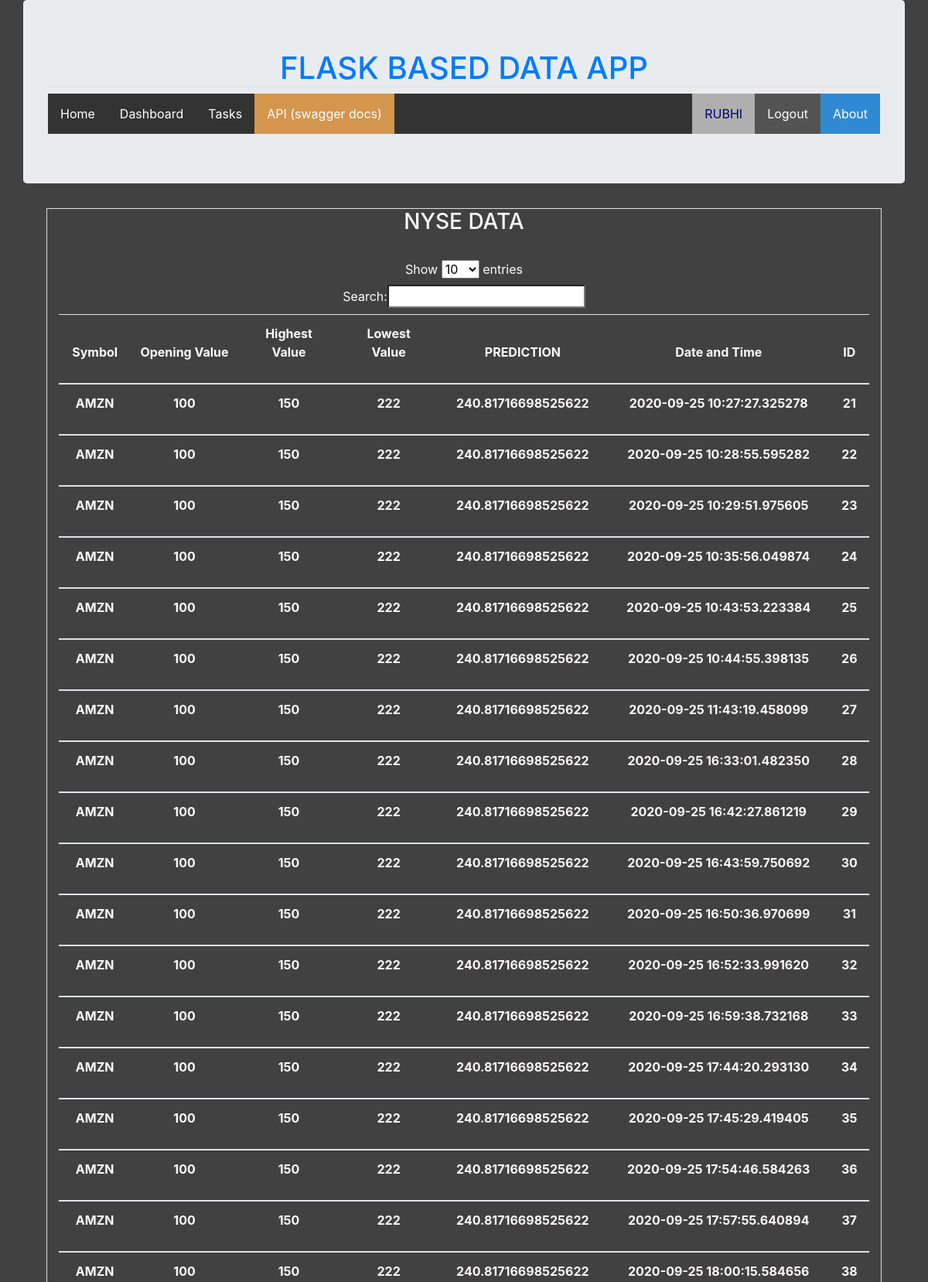
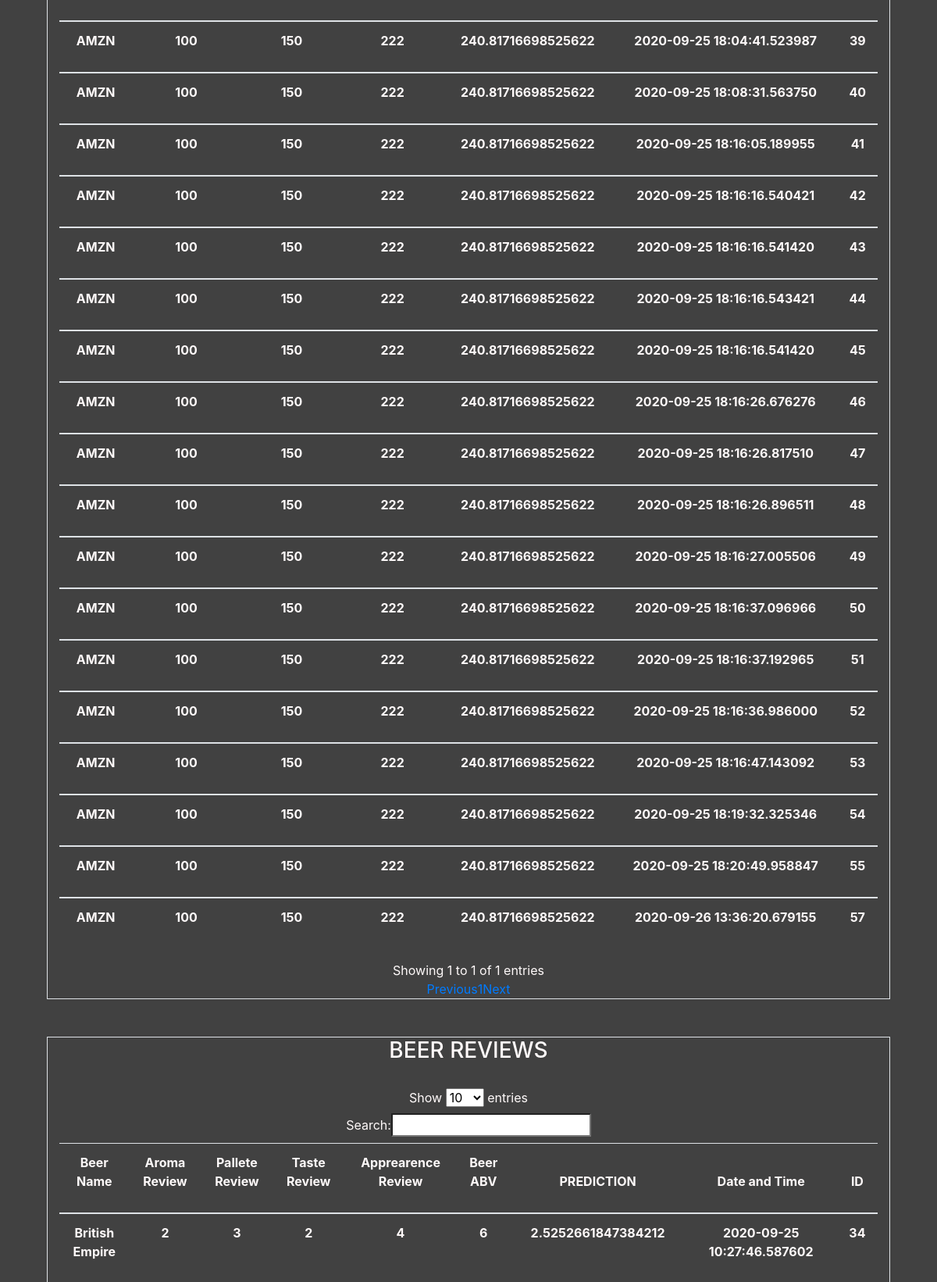
/dashboard (signed in, upper part), run on the app's committed database (2 pictures, top to bottom).
### dataapp/models.py (models this page shows, shortened)
class users(db.Model, UserMixin):
    id = db.Column("id", db.Integer, primary_key = True)
    name = db.Column(db.String(100), unique = True, nullable = False)
    email = db.Column(db.String(100), unique = True, nullable = False)
    password = db.Column(db.String(100))
    new_york = db.relationship("new_york", backref = "user_name", lazy = True)
    beers = db.relationship("beer_review", lazy = True)

class new_york(db.Model):
    id = db.Column("id", db.Integer, primary_key = True)
    company_symbol = db.Column(db.String(100), unique = False, nullable = False)
    open_val = db.Column(db.Integer)
    high_val = db.Column(db.Integer)
    low_val = db.Column(db.Integer)
    close_prediction = db.Column(db.Integer, default = 0)
    date_time = db.Column(db.DateTime, nullable=False, default=datetime.utcnow)
    user_id = db.Column(db.Integer, db.ForeignKey("users.id"), nullable = False)

class beer_review(db.Model):
    id = db.Column("id", db.Integer, primary_key = True)
    beer_name = db.Column(db.String(100), unique = False, nullable = False)
    review_aroma = db.Column(db.Integer)
    review_pallete = db.Column(db.Integer)
    review_taste = db.Column(db.Integer)
    review_appearance = db.Column(db.Integer)
    beer_abv = db.Column(db.Integer)
    prediction_review = db.Column(db.Integer, default = 0)
    date_time = db.Column(db.DateTime, nullable=False, default=datetime.utcnow)
    user_id = db.Column(db.Integer, db.ForeignKey("users.id"), nullable = False)

### dataapp/main/routes.py (the view)
@main.route('/dashboard', methods=["POST", "GET"])
@login_required
def dashboard():
    user = users.query.get(current_user.id)
    nyse = user.new_york
    beers = beer_review.query.filter_by(user_id=current_user.id).all()
    if not nyse and not beers:
        flash("No predictions done yet.", 'danger')
    return render_template("dashboard.html", post = nyse, beers = beers)

### dataapp/models.py (called while the page is built)
@login_manager.user_loader
def load_user(user_id):
    return users.query.get(int(user_id))

### dataapp/templates/dashboard.html (shortened to what this page needs)
{% extends "layout.html" %}
{% block content %}
    <div class = "container-fluid" style="color: snow;">
        {% if post %}
            <div class="container border" style="border: 3px;">
                <h3 style="border: 1px;">NYSE DATA</h3>
                <br>
                <table class="table table-hove" id = "nyse_table">
                    <thead>
                        <tr>
                            <th><p align="center">Symbol</p></th>
                            <th><p align="center">Opening Value</p></th>
                            <th><p align="center">Highest Value</p></th>
                            <th><p align="center">Lowest Value</p></th>
                            <th><p align="center">PREDICTION</p></th>
                            <th><p align="center">Date and Time</p></th>
                            <th><p align="center">ID</p></th>
                        </tr>
                    </thead>
                    {% for predict in post %}
                        <tbody>
                            <tr>
                                <th><p align="center">{{predict.company_symbol}}</p></th>
                                <th><p align="center">{{predict.open_val}}</p></th>
                                <th><p align="center">{{predict.high_val}}</p></th>
                                <th><p align="center">{{predict.low_val}}</p></th>
                                <th><p align="center">{{predict.close_prediction}}</p></th>
                                <th><p align="center">{{predict.date_time}}</p></th>
                                <th><p align="center">{{predict.id}}</p></th>
                            </tr>
                        </tbody>
                    {% endfor %}
                </table>
            </div>
        {% endif %}
        <br>
        <br>
        {% if beers %}
            <div class="container border">
                <h3>BEER REVIEWS</h3>
                <br>
                <table class="table table-hove" id = "beers_table">
                    <thead>
                        <tr>
                            <th><p align="center">Beer Name</p></th>
                            <th><p align="center">Aroma Review</p></th>
                            <th><p align="center">Pallete Review</p></th>
                            <th><p align="center">Taste Review</p></th>
                            <th><p align="center">Apprearence Review</p></th>
                            <th><p align="center">Beer ABV</p></th>
                            <th><p align="center">PREDICTION</p></th>
                            <th><p align="center">Date and Time</p></th>
                            <th><p align="center">ID</p></th>
                        </tr>
                    </thead>
                    {% for beer in beers %}
                        <tbody>
                            <tr>
                                <th><p align="center">{{beer.beer_name}}</p></th>
                                <th><p align="center">{{beer.review_aroma}}</p></th>
                                <th><p align="center">{{beer.review_pallete}}</p></th>
                                <th><p align="center">{{beer.review_taste}}</p></th>
                                <th><p align="center">{{beer.review_appearance}}</p></th>
                                <th><p align="center">{{beer.beer_abv}}</p></th>
                                <th><p align="center">{{beer.prediction_review}}</p></th>
                                <th><p align="center">{{beer.date_time}}</p></th>
                                <th><p align="center">{{beer.id}}</p></th>
                            </tr>
                        </tbody>
                    {% endfor %}
                </table>
            </div>
        {% endif %}
    </div>
{% endblock content %}

### dataapp/templates/layout.html (shortened to what this page needs)
<!DOCTYPE html>
<html>
<head>
    <link rel="stylesheet" href="https://maxcdn.bootstrapcdn.com/bootstrap/4.0.0/css/bootstrap.min.css">
    <link rel="stylesheet" type="text/css" href="{{ url_for('static', filename='style.css') }}">
</head>
<body style="background-color: rgb(65, 65, 65);">
    <div class="container jumbotron"  align="center">
        <h1 class = "border-bottom" style="color: rgb(65, 65, 65);"><a href="{{ url_for('main.home') }}">FLASK BASED DATA APP</a></h1>
        <ul>
            <li><a href="{{ url_for('main.home') }}">Home</a></li>
            <li><a href="{{ url_for('main.dashboard') }}">Dashboard</a></li>
            <li><a href="{{ url_for('predict.tasks_page') }}">Tasks</a></li>
            <li><a href="/api/doc" style="background-color: rgb(212, 149, 77)">API (swagger docs)</a></li>
            <li style="float:right"><a class="active" style="background-color: rgb(48, 138, 211)" href="{{ url_for('main.about') }}">About</a></li>
            {% if current_user.is_authenticated %}
                <li style="float:right"><a class="active" style="background-color: rgba(116, 114, 114, 0.514);" href="{{ url_for('account.logout') }}">Logout</a></li>
                <li style="float:right"><a class="active" style="background-color: rgb(175, 175, 175); color: navy;" href="#">{{current_user.name}}</a></li>
            {% else %}
            <li style="float:right"><a class="active" style="background-color: rgb(48, 138, 211)" href="{{ url_for('account.login') }}">Login</a></li>
            <li style="float:right"><a class="active" style="background-color: rgb(48, 138, 211)" href="{{ url_for('account.register') }}">Register</a></li>
            {% endif %}
        </ul>
    </div>
    <div class="container" align='center'>
        {% block content %}{% endblock %}
    </div>
</body>
</html>

### dataapp/static/style.css (style rules this page uses)
ul { list-style-type: none; margin: 0; padding: 0; overflow: hidden; background-color: #333; }
li { float: left; }
li a { display: block; color: white; text-align: center; padding: 14px 16px; text-decoration: none; }
.active { background-color: #3e92ca; }
body { background-image: url("https://i.pinimg.com/originals/62/da/98/62da98a3844145e89cd5aaf257d66eea.png"); background-repeat: no-repeat; background-attachment: fixed; background-size: 100% 100%; }

### data on the page
users: name "RUBHI"
new_york: company_symbol "AMZN", open_val "100", high_val "150", low_val "222", close_prediction "240.81716698525622", date_time "2020-09-25 10:27:27.325278", id "21"
new_york: company_symbol "AMZN", open_val "100", high_val "150", low_val "222", close_prediction "240.81716698525622", date_time "2020-09-25 10:28:55.595282", id "22"
new_york: company_symbol "AMZN", open_val "100", high_val "150", low_val "222", close_prediction "240.81716698525622", date_time "2020-09-25 10:29:51.975605", id "23"
new_york: company_symbol "AMZN", open_val "100", high_val "150", low_val "222", close_prediction "240.81716698525622", date_time "2020-09-25 10:35:56.049874", id "24"
new_york: company_symbol "AMZN", open_val "100", high_val "150", low_val "222", close_prediction "240.81716698525622", date_time "2020-09-25 10:43:53.223384", id "25"
new_york: company_symbol "AMZN", open_val "100", high_val "150", low_val "222", close_prediction "240.81716698525622", date_time "2020-09-25 10:44:55.398135", id "26"
new_york: company_symbol "AMZN", open_val "100", high_val "150", low_val "222", close_prediction "240.81716698525622", date_time "2020-09-25 11:43:19.458099", id "27"
new_york: company_symbol "AMZN", open_val "100", high_val "150", low_val "222", close_prediction "240.81716698525622", date_time "2020-09-25 16:33:01.482350", id "28"
new_york: company_symbol "AMZN", open_val "100", high_val "150", low_val "222", close_prediction "240.81716698525622", date_time "2020-09-25 16:42:27.861219", id "29"
new_york: company_symbol "AMZN", open_val "100", high_val "150", low_val "222", close_prediction "240.81716698525622", date_time "2020-09-25 16:43:59.750692", id "30"
new_york: company_symbol "AMZN", open_val "100", high_val "150", low_val "222", close_prediction "240.81716698525622", date_time "2020-09-25 16:50:36.970699", id "31"
new_york: company_symbol "AMZN", open_val "100", high_val "150", low_val "222", close_prediction "240.81716698525622", date_time "2020-09-25 16:52:33.991620", id "32"
new_york: company_symbol "AMZN", open_val "100", high_val "150", low_val "222", close_prediction "240.81716698525622", date_time "2020-09-25 16:59:38.732168", id "33"
new_york: company_symbol "AMZN", open_val "100", high_val "150", low_val "222", close_prediction "240.81716698525622", date_time "2020-09-25 17:44:20.293130", id "34"
new_york: company_symbol "AMZN", open_val "100", high_val "150", low_val "222", close_prediction "240.81716698525622", date_time "2020-09-25 17:45:29.419405", id "35"
new_york: company_symbol "AMZN", open_val "100", high_val "150", low_val "222", close_prediction "240.81716698525622", date_time "2020-09-25 17:54:46.584263", id "36"
new_york: company_symbol "AMZN", open_val "100", high_val "150", low_val "222", close_prediction "240.81716698525622", date_time "2020-09-25 17:57:55.640894", id "37"
new_york: company_symbol "AMZN", open_val "100", high_val "150", low_val "222", close_prediction "240.81716698525622", date_time "2020-09-25 18:00:15.584656", id "38"
new_york: company_symbol "AMZN", open_val "100", high_val "150", low_val "222", close_prediction "240.81716698525622", date_time "2020-09-25 18:04:41.523987", id "39"
new_york: company_symbol "AMZN", open_val "100", high_val "150", low_val "222", close_prediction "240.81716698525622", date_time "2020-09-25 18:08:31.563750", id "40"
new_york: company_symbol "AMZN", open_val "100", high_val "150", low_val "222", close_prediction "240.81716698525622", date_time "2020-09-25 18:16:05.189955", id "41"
new_york: company_symbol "AMZN", open_val "100", high_val "150", low_val "222", close_prediction "240.81716698525622", date_time "2020-09-25 18:16:16.540421", id "42"
new_york: company_symbol "AMZN", open_val "100", high_val "150", low_val "222", close_prediction "240.81716698525622", date_time "2020-09-25 18:16:16.541420", id "43"
new_york: company_symbol "AMZN", open_val "100", high_val "150", low_val "222", close_prediction "240.81716698525622", date_time "2020-09-25 18:16:16.543421", id "44"
new_york: company_symbol "AMZN", open_val "100", high_val "150", low_val "222", close_prediction "240.81716698525622", date_time "2020-09-25 18:16:16.541420", id "45"
new_york: company_symbol "AMZN", open_val "100", high_val "150", low_val "222", close_prediction "240.81716698525622", date_time "2020-09-25 18:16:26.676276", id "46"
new_york: company_symbol "AMZN", open_val "100", high_val "150", low_val "222", close_prediction "240.81716698525622", date_time "2020-09-25 18:16:26.817510", id "47"
new_york: company_symbol "AMZN", open_val "100", high_val "150", low_val "222", close_prediction "240.81716698525622", date_time "2020-09-25 18:16:26.896511", id "48"
new_york: company_symbol "AMZN", open_val "100", high_val "150", low_val "222", close_prediction "240.81716698525622", date_time "2020-09-25 18:16:27.005506", id "49"
new_york: company_symbol "AMZN", open_val "100", high_val "150", low_val "222", close_prediction "240.81716698525622", date_time "2020-09-25 18:16:37.096966", id "50"
new_york: company_symbol "AMZN", open_val "100", high_val "150", low_val "222", close_prediction "240.81716698525622", date_time "2020-09-25 18:16:37.192965", id "51"
new_york: company_symbol "AMZN", open_val "100", high_val "150", low_val "222", close_prediction "240.81716698525622", date_time "2020-09-25 18:16:36.986000", id "52"
new_york: company_symbol "AMZN", open_val "100", high_val "150", low_val "222", close_prediction "240.81716698525622", date_time "2020-09-25 18:16:47.143092", id "53"
new_york: company_symbol "AMZN", open_val "100", high_val "150", low_val "222", close_prediction "240.81716698525622", date_time "2020-09-25 18:19:32.325346", id "54"
new_york: company_symbol "AMZN", open_val "100", high_val "150", low_val "222", close_prediction "240.81716698525622", date_time "2020-09-25 18:20:49.958847", id "55"
new_york: company_symbol "AMZN", open_val "100", high_val "150", low_val "222", close_prediction "240.81716698525622", date_time "2020-09-26 13:36:20.679155", id "57"
beer_review: beer_name "British Empire", review_aroma "2", review_pallete "3", review_taste "2", review_appearance "4", beer_abv "6", prediction_review "2.5252661847384212", date_time "2020-09-25 10:27:46.587602", id "34"
